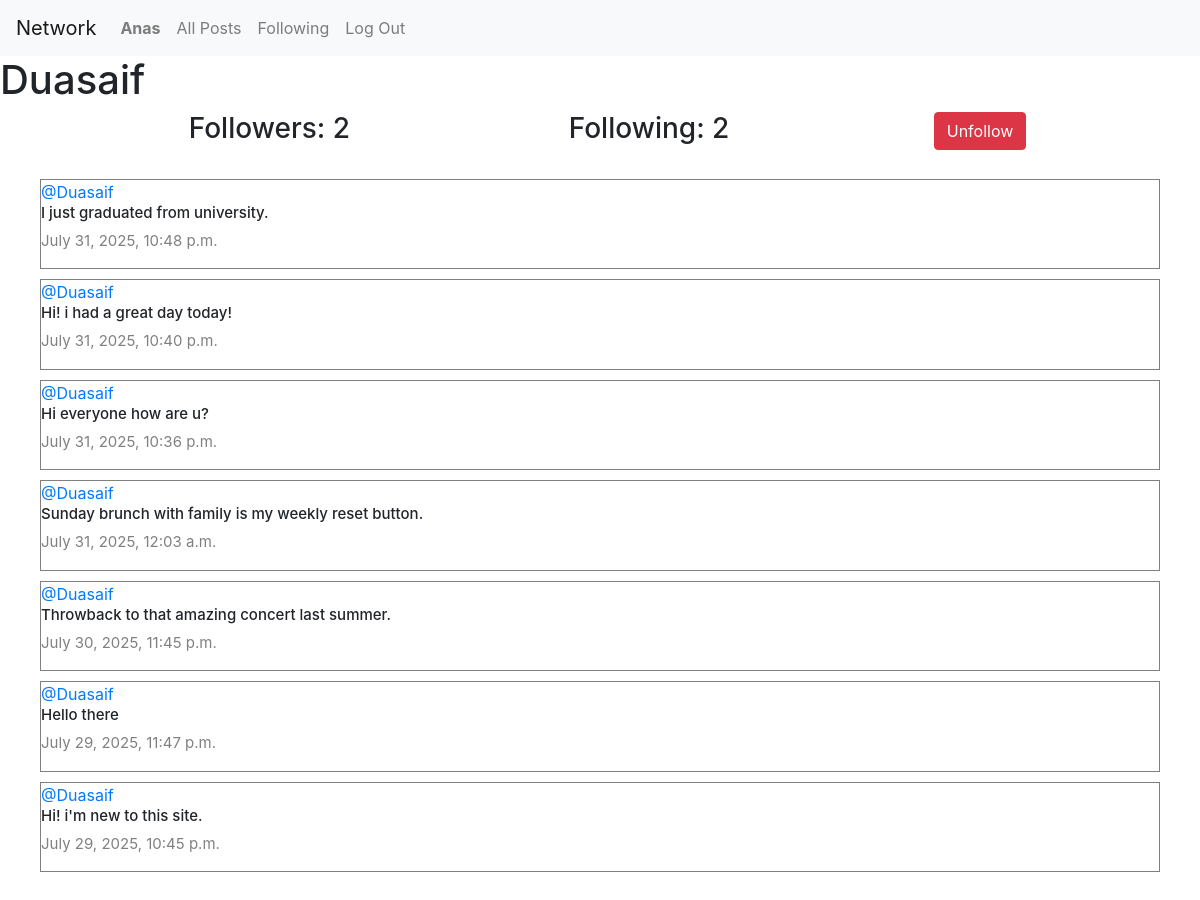
The page /profile/2 (signed in) on the database its author committed.
### network/models.py (models this page shows, shortened)
class User(AbstractUser):
    pass

class Post(models.Model):
    content=models.CharField(max_length=140)
    user=models.ForeignKey(User, on_delete=models.CASCADE, related_name="author")
    date=models.DateTimeField(auto_now_add=True)

### network/views.py (the view)
# urls.py: path("profile/<int:user_id>", views.profile, name="profile"),
def profile(request, user_id):
    user = User.objects.get(pk=user_id)
    allPosts = Post.objects.filter(user=user).order_by("-id")
    following = Follow.objects.filter(user=user)
    followers = Follow.objects.filter(user_follower=user)
    isFollowing = False
    if request.user.is_authenticated:
        isFollowing = Follow.objects.filter(user=request.user, user_follower=user).exists()
    paginator = Paginator(allPosts, 10)
    page_number = request.GET.get('page')
    posts_of_the_page = paginator.get_page(page_number)
    whoYouLiked = []
    if request.user.is_authenticated:
        whoYouLiked = list(
            Like.objects.filter(user=request.user).values_list('post_id', flat=True)
        )
    return render(request, "network/profile.html", {
        "posts_of_the_page": posts_of_the_page,
        "username": user.username,
        "following": following,
        "followers": followers,
        "isFollowing": isFollowing,
        "user_profile": user,
        "whoYouLiked_json": json.dumps(whoYouLiked)
    })

### network/templates/network/profile.html (shortened to what this page needs)
{% extends "network/layout.html" %}
{% block body %}
  <h1>{{ username }}</h1>
  <div class="container">
    <div class="row d-flex justify-content-center">
      <h3 class="col-4">Followers: {{ followers.count }}</h3>
      <h3 class="col-4">Following: {{ following.count }}</h3>
      {% if user.is_authenticated %}
        {% if user != user_profile %}
          {% if isFollowing %}
            <form action="{% url 'unfollow' %}" method="post">
              <input type="submit" value="Unfollow" class="btn btn-danger" />
            </form>
          {% else %}
            <form action="{% url 'follow' %}" method="post">
              {% csrf_token %}
              <input type="hidden" name="userfollow" value="{{ user_profile.username }}" />
              <input type="submit" value="Follow" class="btn btn-primary" />
            </form>
          {% endif %}
        {% endif %}
      {% endif %}
    </div>
  </div>
  <div class="all-posts">
    {% for post in posts_of_the_page %}
      <div class="row post">
        <a href="{% url 'profile' post.user.id %}">@{{ post.user.username }}</a>
        <h6 class="content">{{ post.content }}</h6>
        <p class="date">{{ post.date }}</p>
      </div>
    {% endfor %}
  </div>
{% endblock %}

### network/templates/network/layout.html (shortened to what this page needs)
{% load static %}
<!DOCTYPE html>
<html lang="en">
    <head>
        <link rel="stylesheet" href="https://stackpath.bootstrapcdn.com/bootstrap/4.4.1/css/bootstrap.min.css">
        <link href="{% static 'network/styles.css' %}" rel="stylesheet">
        <link rel="stylesheet" href="https://cdnjs.cloudflare.com/ajax/libs/font-awesome/4.7.0/css/font-awesome.min.css">
    </head>
    <body>
        <nav class="navbar navbar-expand-lg navbar-light bg-light">
            <a class="navbar-brand" href="{% url 'index' %}">Network</a>
            <div>
              <ul class="navbar-nav mr-auto">
                {% if user.is_authenticated %}
                    <li class="nav-item">
                        <a class="nav-link" href="{% url 'profile' user_id=user.id %}"><strong>{{ user.username }}</strong></a>
                    </li>
                {% endif %}
                <li class="nav-item">
                  <a class="nav-link" href="{% url 'index' %}">All Posts</a>
                </li>
                {% if user.is_authenticated %}
                    <li class="nav-item">
                        <a class="nav-link" href="{% url 'following' %}">Following</a>
                    </li>
                    <li class="nav-item">
                        <a class="nav-link" href="{% url 'logout' %}">Log Out</a>
                    </li>
                {% endif %}
              </ul>
            </div>
          </nav>
        <div class="body">
            {% block body %}
            {% endblock %}
        </div>
    </body>
</html>

### network/static/network/styles.css (style rules this page uses)
.all-posts { display: flex; justify-content: flex-start; flex-direction: column; margin: 20px; }
.post { border: 0.1px solid grey; display: flex; justify-content: center; flex-direction: column; box-sizing: border-box; margin: 5px 20px; }
.content { font-size: 15px; }
.date { color: grey; font-size: 15px; }

### rows shown on the page
User: username "Anas"
User: username "Duasaif"
Post: user.username "Duasaif", content "I just graduated from university.", date "July 31, 2025, 10:48 p.m."
Post: user.username "Duasaif", content "Hi! i had a great day today!", date "July 31, 2025, 10:40 p.m."
Post: user.username "Duasaif", content "Hi everyone how are u?", date "July 31, 2025, 10:36 p.m."
Post: user.username "Duasaif", content "Sunday brunch with family is my weekly reset button.", date "July 31, 2025, 12:03 a.m."
Post: user.username "Duasaif", content "Throwback to that amazing concert last summer.", date "July 30, 2025, 11:45 p.m."
Post: user.username "Duasaif", content "Hello there", date "July 29, 2025, 11:47 p.m."
Post: user.username "Duasaif", content "Hi! i'm new to this site.", date "July 29, 2025, 10:45 p.m."

### other values the page prints
{{ followers.count }} "2"
{{ following.count }} "2"
